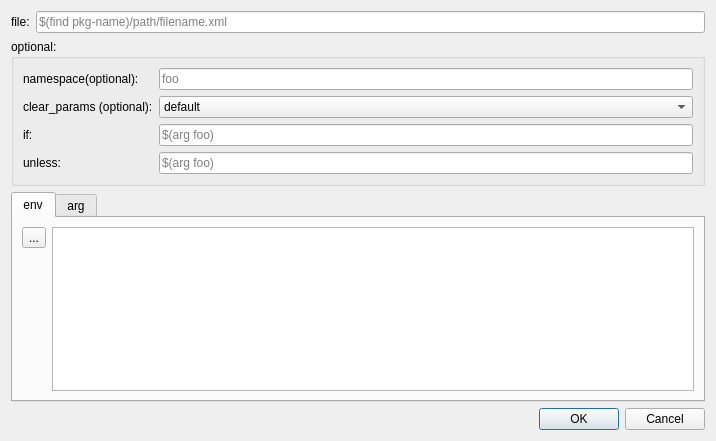
<?xml version="1.0" encoding="UTF-8"?>
<ui version="4.0">
 <class>IncludeFileEdit</class>
 <widget class="QDialog" name="IncludeFileEdit">
  <property name="geometry">
   <rect>
    <x>0</x>
    <y>0</y>
    <width>716</width>
    <height>441</height>
   </rect>
  </property>
  <property name="windowTitle">
   <string>Include file</string>
  </property>
  <property name="windowIcon">
   <iconset>
    <normaloff>:/icons/logo.png</normaloff>:/icons/logo.png</iconset>
  </property>
  <layout class="QGridLayout" name="gridLayout_3">
   <item row="0" column="0">
    <layout class="QFormLayout" name="formLayout_2">
     <property name="fieldGrowthPolicy">
      <enum>QFormLayout::ExpandingFieldsGrow</enum>
     </property>
     <item row="0" column="0">
      <widget class="QLabel" name="label">
       <property name="text">
        <string>file:</string>
       </property>
      </widget>
     </item>
     <item row="0" column="1">
      <widget class="QLineEdit" name="lineEdit_file">
       <property name="placeholderText">
        <string>$(find pkg-name)/path/filename.xml</string>
       </property>
      </widget>
     </item>
    </layout>
   </item>
   <item row="1" column="0">
    <widget class="QGroupBox" name="groupBox">
     <property name="title">
      <string>optional:</string>
     </property>
     <layout class="QFormLayout" name="formLayout">
      <item row="2" column="0">
       <widget class="QLabel" name="label_4">
        <property name="text">
         <string>if:</string>
        </property>
       </widget>
      </item>
      <item row="2" column="1">
       <widget class="QLineEdit" name="lineEdit_if">
        <property name="placeholderText">
         <string>$(arg foo)</string>
        </property>
       </widget>
      </item>
      <item row="3" column="0">
       <widget class="QLabel" name="label_5">
        <property name="text">
         <string>unless:</string>
        </property>
       </widget>
      </item>
      <item row="3" column="1">
       <widget class="QLineEdit" name="lineEdit_unless">
        <property name="placeholderText">
         <string>$(arg foo)</string>
        </property>
       </widget>
      </item>
      <item row="0" column="0">
       <widget class="QLabel" name="label_3">
        <property name="text">
         <string>namespace(optional):</string>
        </property>
       </widget>
      </item>
      <item row="0" column="1">
       <widget class="QLineEdit" name="lineEdit_namespace">
        <property name="placeholderText">
         <string>foo</string>
        </property>
       </widget>
      </item>
      <item row="1" column="0">
       <widget class="QLabel" name="label_2">
        <property name="text">
         <string>clear_params (optional):</string>
        </property>
       </widget>
      </item>
      <item row="1" column="1">
       <widget class="QComboBox" name="comboBox_clearParams">
        <item>
         <property name="text">
          <string>default</string>
         </property>
        </item>
        <item>
         <property name="text">
          <string>true</string>
         </property>
        </item>
        <item>
         <property name="text">
          <string>false</string>
         </property>
        </item>
       </widget>
      </item>
     </layout>
    </widget>
   </item>
   <item row="2" column="0">
    <widget class="QTabWidget" name="tabWidget">
     <property name="currentIndex">
      <number>0</number>
     </property>
     <widget class="QWidget" name="env">
      <attribute name="title">
       <string>env</string>
      </attribute>
      <layout class="QGridLayout" name="gridLayout">
       <item row="0" column="0">
        <layout class="QHBoxLayout" name="horizontalLayout">
         <item>
          <layout class="QVBoxLayout" name="verticalLayout">
           <item>
            <widget class="QToolButton" name="toolButton_deleteEnv">
             <property name="text">
              <string>...</string>
             </property>
            </widget>
           </item>
           <item>
            <spacer name="verticalSpacer">
             <property name="orientation">
              <enum>Qt::Vertical</enum>
             </property>
             <property name="sizeHint" stdset="0">
              <size>
               <width>20</width>
               <height>40</height>
              </size>
             </property>
            </spacer>
           </item>
          </layout>
         </item>
         <item>
          <widget class="QTableView" name="tableView_envItems">
           <property name="editTriggers">
            <set>QAbstractItemView::NoEditTriggers</set>
           </property>
           <property name="selectionMode">
            <enum>QAbstractItemView::SingleSelection</enum>
           </property>
           <property name="selectionBehavior">
            <enum>QAbstractItemView::SelectRows</enum>
           </property>
          </widget>
         </item>
        </layout>
       </item>
      </layout>
     </widget>
     <widget class="QWidget" name="arg">
      <attribute name="title">
       <string>arg</string>
      </attribute>
      <layout class="QGridLayout" name="gridLayout_2">
       <item row="0" column="0">
        <layout class="QHBoxLayout" name="horizontalLayout_2">
         <item>
          <layout class="QVBoxLayout" name="verticalLayout_2">
           <item>
            <widget class="QToolButton" name="toolButton_deleteArg">
             <property name="text">
              <string>...</string>
             </property>
            </widget>
           </item>
           <item>
            <spacer name="verticalSpacer_2">
             <property name="orientation">
              <enum>Qt::Vertical</enum>
             </property>
             <property name="sizeHint" stdset="0">
              <size>
               <width>20</width>
               <height>40</height>
              </size>
             </property>
            </spacer>
           </item>
          </layout>
         </item>
         <item>
          <widget class="QTableView" name="tableView_argItems">
           <property name="editTriggers">
            <set>QAbstractItemView::NoEditTriggers</set>
           </property>
           <property name="alternatingRowColors">
            <bool>true</bool>
           </property>
           <property name="selectionMode">
            <enum>QAbstractItemView::SingleSelection</enum>
           </property>
           <property name="selectionBehavior">
            <enum>QAbstractItemView::SelectRows</enum>
           </property>
          </widget>
         </item>
        </layout>
       </item>
      </layout>
     </widget>
    </widget>
   </item>
   <item row="3" column="0">
    <widget class="QDialogButtonBox" name="buttonBox">
     <property name="orientation">
      <enum>Qt::Horizontal</enum>
     </property>
     <property name="standardButtons">
      <set>QDialogButtonBox::Cancel|QDialogButtonBox::Ok</set>
     </property>
    </widget>
   </item>
  </layout>
  <action name="actionDelete_env">
   <property name="icon">
    <iconset resource="../icons.qrc">
     <normaloff>:/icons/icons/list-remove.png</normaloff>:/icons/icons/list-remove.png</iconset>
   </property>
   <property name="text">
    <string>delete</string>
   </property>
   <property name="shortcut">
    <string>Del</string>
   </property>
  </action>
  <action name="actionDelete_arg">
   <property name="icon">
    <iconset resource="../icons.qrc">
     <normaloff>:/icons/icons/list-remove.png</normaloff>:/icons/icons/list-remove.png</iconset>
   </property>
   <property name="text">
    <string>delete</string>
   </property>
   <property name="shortcut">
    <string>Del</string>
   </property>
  </action>
 </widget>
 <resources>
  <include location="../icons.qrc"/>
 </resources>
 <connections>
  <connection>
   <sender>buttonBox</sender>
   <signal>rejected()</signal>
   <receiver>IncludeFileEdit</receiver>
   <slot>reject()</slot>
   <hints>
    <hint type="sourcelabel">
     <x>316</x>
     <y>260</y>
    </hint>
    <hint type="destinationlabel">
     <x>286</x>
     <y>274</y>
    </hint>
   </hints>
  </connection>
  <connection>
   <sender>buttonBox</sender>
   <signal>accepted()</signal>
   <receiver>IncludeFileEdit</receiver>
   <slot>accept()</slot>
   <hints>
    <hint type="sourcelabel">
     <x>248</x>
     <y>254</y>
    </hint>
    <hint type="destinationlabel">
     <x>157</x>
     <y>274</y>
    </hint>
   </hints>
  </connection>
 </connections>
</ui>
